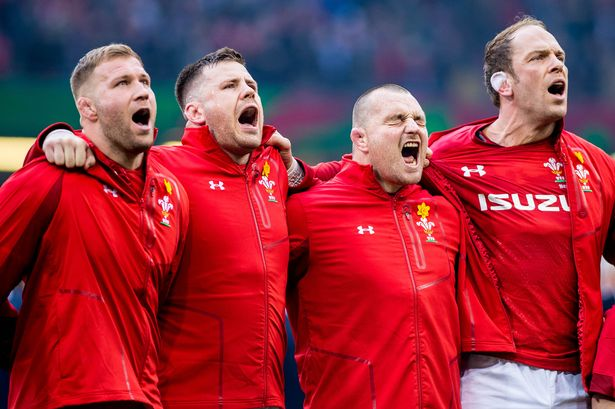
#> input picture 2.3 - Bounding Box Rectangle Folder/Six Nations.jpg, 615 x 409 px
$ python 3_2_Bounding_Rectangle_Rygbi_Player.py
#> lines starting #> are read from the running program, lines starting #| are printed output that depends on the picture; after the words box and inside, x2 and y2 are one past the last pixel; in counts of white or black regions, pixels touching at a corner belong together
# -*- coding: utf-8 -*-
"""
Created on Wed May  6 17:27:20 2020

@author: bradleyevans
"""

import numpy as np
import cv2

# Read an Image.
img = cv2.imread('Six Nations.jpg',1)
#> img is the input picture: shape (409, 615, 3); mean B, G, R 64, 49.1, 147.8

# Drawing Rectangle.
# img = cv2.circle(img,(229,102), 50, (0,128,128), 2)
img = cv2.rectangle(img,(74,53),(159,153),(0,128,128),2)
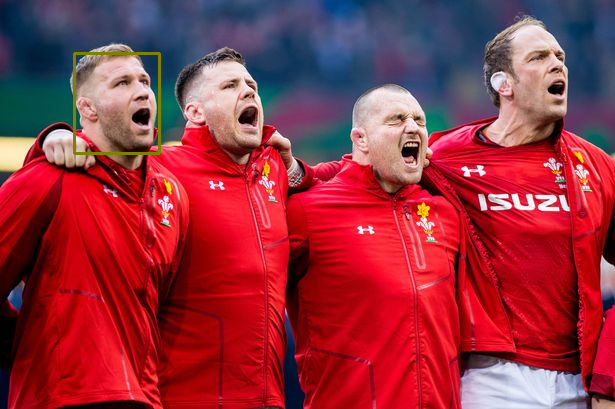
#> img: shape (409, 615, 3); 0.44% of pixels changed, all inside (x1, y1, x2, y2) = (73, 52, 161, 155)

# Display an Image.
cv2.imshow('Rygbi Players Face Bounded by a Brown Rectangle',img)

# This is a keyboard binding function. An infinite wait.
k = cv2.waitKey(0)
#> (key Esc is pressed here)

if k == 27:         # Wait for ESC key to exit.

    # This command simply destroys all the windows we created.
    cv2.destroyAllWindows()

elif k == ord('s'): # Wait for 's' key to save and exit.

    # Use this function to save an image.
    cv2.imwrite('Rygbi Players Face Bounded by a Brown Rectangle.png',img)

    # This command simply destroys all the windows we created.
    cv2.destroyAllWindows()


$ run again, with 2.3 - Bounding Box Rectangle Folder/Daffodils.jpg copied over 2.3 - Bounding Box Rectangle Folder/Six Nations.jpg
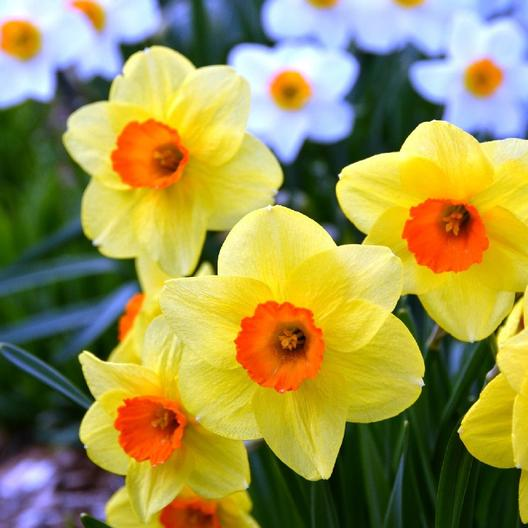
#> input picture 2.3 - Bounding Box Rectangle Folder/Daffodils.jpg, 528 x 528 px
#> img is the input picture: shape (528, 528, 3); mean B, G, R 80.1, 148.1, 156.9
#> `img = cv2.rectangle(img,(74,53),(159,153),(0,128,128),2)`:
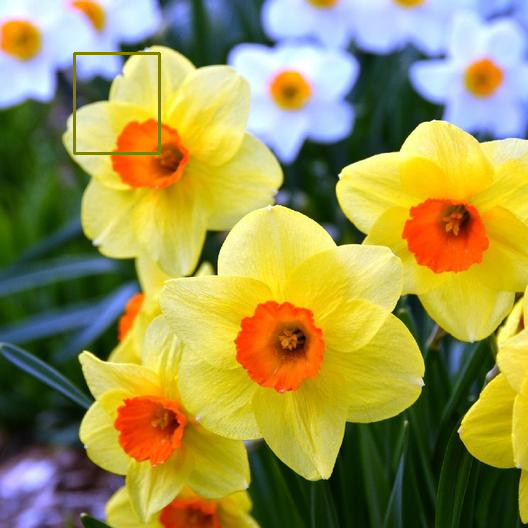
#> img: shape (528, 528, 3); 0.4% of pixels changed, all inside (x1, y1, x2, y2) = (73, 52, 161, 155)

$ run again, with 2.3 - Bounding Box Rectangle Folder/Smiley.jpg copied over 2.3 - Bounding Box Rectangle Folder/Six Nations.jpg
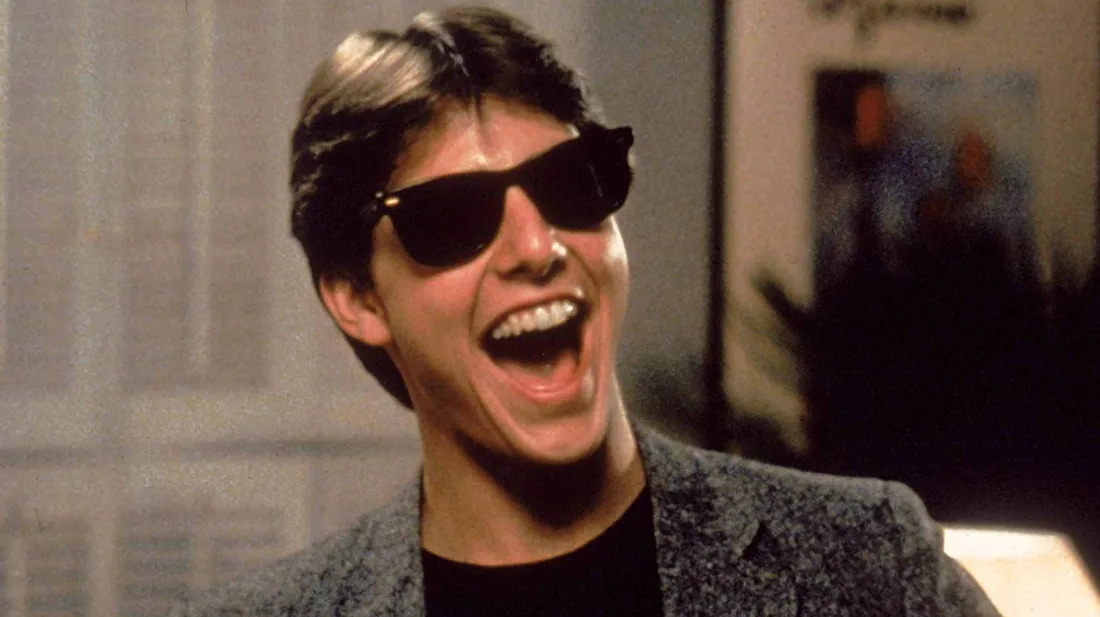
#> input picture 2.3 - Bounding Box Rectangle Folder/Smiley.jpg, 1100 x 617 px
#> img is the input picture: shape (617, 1100, 3); mean B, G, R 69.4, 81.1, 102
#> `img = cv2.rectangle(img,(74,53),(159,153),(0,128,128),2)`:
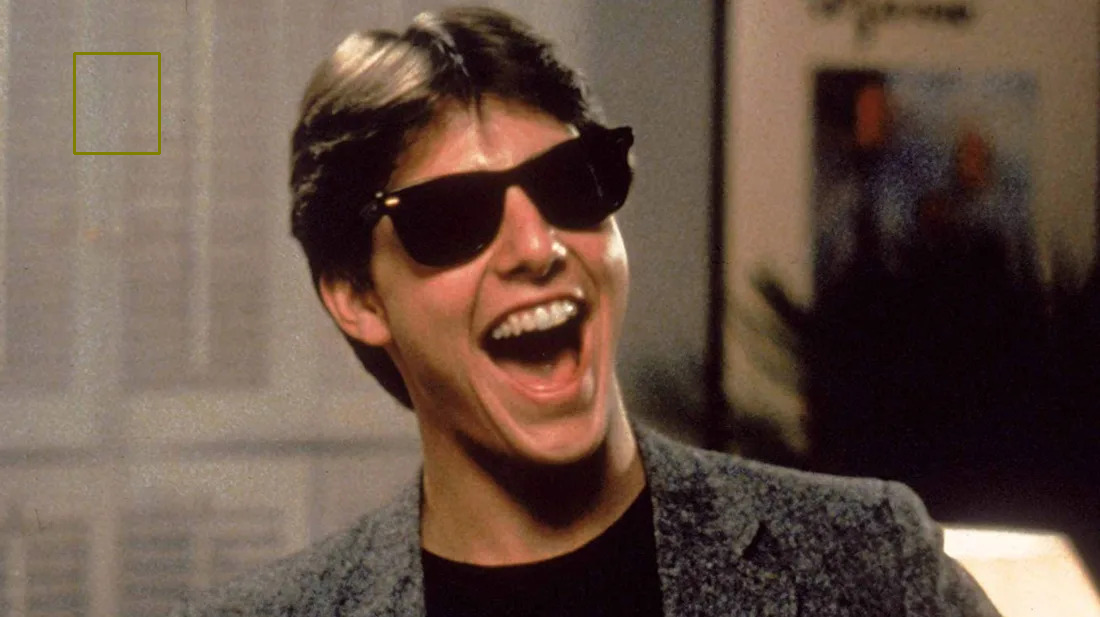
#> img: shape (617, 1100, 3); 0.16% of pixels changed, all inside (x1, y1, x2, y2) = (73, 52, 161, 155)
